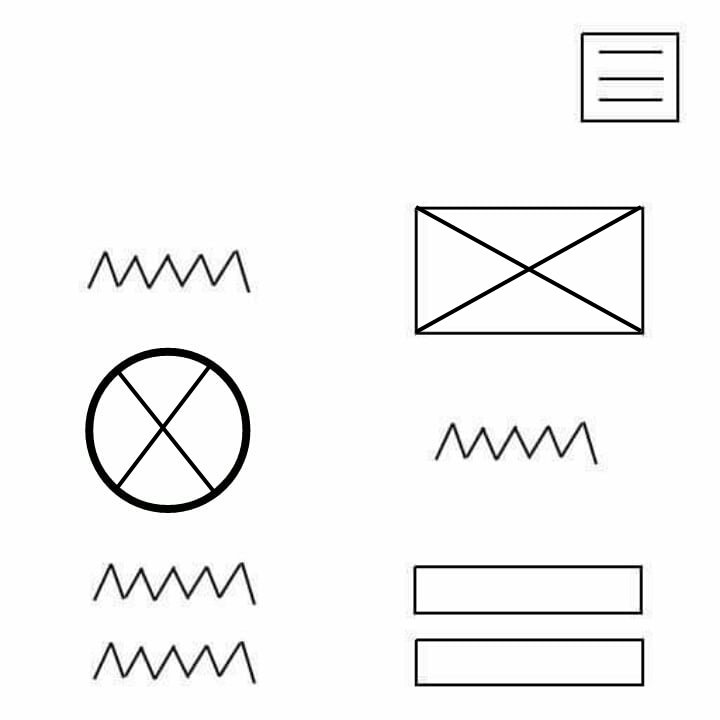
#> input picture raye2_test.jpg, 720 x 720 px, found by its file name
$ python 'Control Layer.py'
#> lines starting #> are read from the running program, lines starting #| are printed output that depends on the picture; after the words box and inside, x2 and y2 are one past the last pixel; in counts of white or black regions, pixels touching at a corner belong together
### LabelDetection.py
from matplotlib import pyplot as plt
import cv2
import numpy as np
import random

# Tuning Parameters
sigma = 0.33  # Canny's formula
dilationIterations = 2
epsilonFactor = 0.01

def labelDetection(scrImagePath):

    img = cv2.imread(scrImagePath)
    kernel = np.ones((1, 1), np.uint8)

    detectedLabels = []

    v = np.median(img)
    lower = int(max(0, (1.0 - sigma) * v))
    upper = int(min(255, (1.0 + sigma) * v))
    edges = cv2.Canny(img, lower, upper)

    img_gray = cv2.cvtColor(img, cv2.COLOR_BGR2GRAY)

    edges = cv2.morphologyEx(edges,cv2.MORPH_CLOSE,kernel)
    dil = cv2.dilate(edges, kernel, iterations=dilationIterations)
    erod = cv2.erode(dil,kernel,iterations=1)


    # Smoothing the image using 2d_Filter
    kernel0 = np.ones((5, 5), np.float32) / 25
    filter = cv2.filter2D(erod, -1, kernel0)


    # Apply Threshold
    contours, hierarchy = cv2.findContours(filter,cv2.RETR_TREE,cv2.CHAIN_APPROX_SIMPLE)
    hierarchyCounter = 0

    #A loop over contours to check which of them has lines that lies within the zigzag range
    for c in contours:
        approx = cv2.approxPolyDP(c, epsilonFactor * cv2.arcLength(c,True),True)

        #cv2.drawContours(img,c,-1,(random.randint(0,255), random.randint(0,255), random.randint(0,255)),10)

        if len(approx) > 10 and len(approx) < 40 and (hierarchy[0][hierarchyCounter][2] == -1) and (hierarchy[0][hierarchyCounter][3] == -1) :

            x,y,w,h = cv2.boundingRect(approx)
            img = cv2.rectangle(img,(x,y),(x+w,y+h),(random.randint(0,255), random.randint(0,255), random.randint(0,255)),5)

            detectedLabels.append(approx)

        hierarchyCounter += 1

    cv2.imshow('text',img)
    return detectedLabels

### LabelBar.py
import cv2 as cv
import numpy as np
from matplotlib import pyplot as plt

# Tuning Parameters
sigma = 0.33 # Canny's formula
approxComparisonValue = 4
houghLineLength = 100
houghLineGap = 10
dilationIterations = 3
erosionIterations = 2
epsilonFactor = 0.03
houghLineThickness = 2
minContourArea = 2000
minDiff_XPoints = 20

def sortContours(contours):

    proccessingContoursX = [[0 for i in range(2)] for j in range(4)]

    for ite in range(len(contours)):
        proccessingContoursX[ite][0]= (contours[ite][0][0])
        proccessingContoursX[ite][1]= (contours[ite][0][1])

    proccessingContoursY = proccessingContoursX
    # Sorting founded contours by x-axis points
    proccessingContoursX.sort(key=lambda x:x[0])

    return proccessingContoursX

def  filterContours(contours):

    proccessingContoursX = [[0 for i in range(2)] for j in range(4)]


    proccessingContoursX = sortContours(contours)

    verticalLineDiff1 = abs(proccessingContoursX[1][0] - proccessingContoursX[0][0])
    verticalLineDiff2 = abs(proccessingContoursX[3][0] - proccessingContoursX[2][0])
    # Checking if the rectangle edges aren't quite vertical or not
    if(verticalLineDiff1 > minDiff_XPoints or verticalLineDiff2 > minDiff_XPoints):
        return False
    else:
        return True

def labelBarDetection(path):

    # Image Preparation & Kernel defintion of 5*5 Matrix
    img = cv.imread(path)
    grayImg = cv.cvtColor(img, cv.COLOR_BGR2GRAY)
    kernel = np.ones((3, 3), np.uint8)

    # Automatic canny edge detection using sigma value = 0.33
    v = np.median(grayImg)
    lower = int(max(0, (1.0 - sigma) * v))
    upper = int(min(255, (1.0 + sigma) * v))
    edges = cv.Canny(grayImg, lower, upper)

    # Dilating output of canny to achieve a huge edges
    dil = cv.dilate(edges, kernel, iterations=dilationIterations)

    # Using probabilistic hough line transform to get clear & semi complete lines
    processingImg = dil.copy()
    lines = cv.HoughLinesP(processingImg, 1, np.pi / 180, 100, minLineLength=houghLineLength, maxLineGap=houghLineGap)

    for line in lines:
        x1, y1, x2, y2 = line[0]
        cv.line(processingImg, (x1, y1), (x2, y2), (255, 255, 255), houghLineThickness)

    # Eroding to remove noise edges
    erode = cv.erode(processingImg, kernel, iterations=erosionIterations)

    # Finding contours
    contours, hierarchy = cv.findContours(processingImg, cv.RETR_TREE, cv.CHAIN_APPROX_SIMPLE)

    detectedLabelBars = []
    hierarchyCounter = 0

    # Drawing contours
    for cont in contours:
        epsilon = epsilonFactor * cv.arcLength(cont, True)
        approx = cv.approxPolyDP(cont, epsilon, True)

        x, y, w, h = cv.boundingRect(cont)
        # Checking if it is a rectangle
        if len(approx) == approxComparisonValue  and cv.contourArea(cont) > minContourArea and filterContours(approx) == True:
            if(hierarchy.ravel()[hierarchyCounter*4 + 2] == -1 ):
                cv.rectangle(img, (x, y), (x + w, y + h), (0, 255, 0), 2)
                detectedLabelBars.append(approx)

        hierarchyCounter += 1
    cv.imshow('label', img)
    return detectedLabelBars

### image.py
import cv2
import numpy as np


def detectImage(path):

    img = cv2.imread(path)
    v = np.median(img)
    lower = int(max(0, (1.0 - 0.33) * v))
    upper = int(min(255, (1.0 + 0.33) * v))
    edges = cv2.Canny(img, lower, upper)

    kernel = np.ones((3,3),np.uint8)
    dilate = cv2.dilate(edges,kernel,iterations=4)

    contours,hierarchy = cv2.findContours(dilate,cv2.RETR_TREE,cv2.CHAIN_APPROX_SIMPLE)
    approx_shapes = []
    for contour in contours:
        approx = cv2.approxPolyDP(contour,0.04*cv2.arcLength(contour,True),True)
        approx_shapes.append(approx)
    imagesNumber = 0
    imageParameter = []
    n = 0
    image_approx = []

    while n < len(approx_shapes):
        if(len(approx_shapes[n]) == 4):
            triangleNumber = 0
            for i in range(len(approx_shapes)):
                if(hierarchy[0][i][3] == n and len(approx_shapes[i]) == 3):
                    triangleNumber += 1
            if(triangleNumber == 4):
                width = abs(approx_shapes[n].ravel()[4] - approx_shapes[n].ravel()[0])
                height = abs(approx_shapes[n].ravel()[5] - approx_shapes[n].ravel()[1])
                centerx = (approx_shapes[n].ravel()[0] + approx_shapes[n].ravel()[4])/2
                centery = (approx_shapes[n].ravel()[1] + approx_shapes[n].ravel()[5])/2
                imageParameter.append({'CenterX' : centerx,'CenterY' : centery,'Width' : width,'Height' : height})
                imagesNumber += 1
                image_approx.append(approx_shapes[n])
                cv2.drawContours(img, [approx_shapes[n]], 0, (0, 0, 255), 2)
                cv2.putText(img, "Image", (int(centerx), int(centery - height/2 - 10)), cv2.FONT_HERSHEY_COMPLEX, 1, (255, 0, 0))
            n += 1
        else:
            n += 1
    cv2.imshow('image',img)
    return  image_approx

### NavBar.py
import cv2
import numpy as np


# ========== Tracing ================
threshold = 150 # 150 tuned
# blockSize = 9 # 9 tuned
hough_threshold = 200
epsilon = 0.01 # tuned
rect_ratio = 3 # 3 tuned
clean = 50 # 20-30 tuned
sigma = 33
window_w = 1280
window_h = 720


# =============================================
class Rect():
    def __init__(self,aprox,i,firstChiled):
        self.approx = aprox
        self.i = i
        self.firstChild = firstChiled
    def print(self):
        pass
        # print(self.approx)
        # print("###")

def sortByX(rect):
    x,y,w,h = cv2.boundingRect(rect)
    return x


def cleanDuplicatedRectangles(rectangles):

    for rect in rectangles:
        rect.print()

    if len(rectangles) == 0:
        return []
    # iterate over rectangles and check if one is parent of another so remove it
    for i, rectangle in enumerate(rectangles):
        # it may be wrong as it may just skip i not start from it
        for j,rect in enumerate (rectangles[i+1:]):
            if rectangle.firstChild == rect.i:
                del rectangles[j]
                break
            elif rectangle.i == rect.firstChild:
                del rectangles[i]
                break

    for rect in rectangles:
        rect.print()
    # return list of contours
    list_rects = [rect.approx for rect in rectangles]
    return list_rects


def numLine(rect , lines):
    rect_x,rect_y,rect_w,rect_h = cv2.boundingRect(rect)
    num = 0
    for line in lines:
        # get the Contour Rectangle
        x,y,w,h = cv2.boundingRect(line)
        # if the line inside the rectangle
        if x > rect_x and x < rect_x + rect_w and y > rect_y and y < rect_y+rect_h:
            num = num +1
    return num


def navBar(path):
    global window_h
    global window_w
    global navbars
    global threshold
    global hough_threshold
    global epsilon
    global rect_ratio
    # load the image
    image = cv2.imread(path)
    image = cv2.resize(image,(window_w,window_h))
    grayImage = cv2.cvtColor(image,cv2.COLOR_BGR2GRAY)


    navbars = []
    rectangles = []
    lines = []
    other = []

    # ============ Edges =====================
    v = np.median(grayImage)
    global sigma
    sigma = sigma /100
    lower = int(max(0, (1.0 - sigma) * v))
    upper = int(min(255, (1.0 + sigma) * v))
    edges = cv2.Canny(grayImage, lower, upper)
    kernel = np.ones((3,3),np.uint8)
    dilate = cv2.dilate(edges,kernel,iterations=2)
    # ============ Contours ==================
    contours , hierarchy  = cv2.findContours(dilate,cv2.RETR_TREE,cv2.CHAIN_APPROX_SIMPLE)
    # sort the contours by area
    # contours = sorted(contours, key = cv2.contourArea, reverse = True)

    for i , cnt in enumerate(contours):
        len_cnt = cv2.arcLength(cnt,True)
        area_cnt = cv2.contourArea(cnt)

        # skip small curves and the biggest curves
        if(len_cnt < 50) or (len_cnt > 2 * window_w):
            continue

        # get Corners
        approx = cv2.approxPolyDP(cnt,len_cnt*epsilon,True)

        # Contours Rectangle
        x,y,w,h = cv2.boundingRect(approx)
        ratio = max(w,h)/min(w,h)

        # if 4 corners
        if len(approx) == 4 :
            # small ratio -> rectangle with a big area
            if ratio < rect_ratio:
                rectangle = Rect(approx,i,hierarchy[0][i][3])
                rectangles.append(rectangle)
            # big ratio means a narrow rectangle means a line
            elif ratio > rect_ratio and area_cnt < 10000 :
                lines.append(approx)
        else:
            other.append(approx)
            # [10 lines of commented-out code are left out]


    rectangles = cleanDuplicatedRectangles(rectangles)


    # check if the rectangle have 3 lines
    for rect in rectangles :
        rectLines = numLine(rect,lines)
        # print("rectlines",rectLines)
        if rectLines == 3:
            navbars.append(rect)
            cv2.drawContours(image,[rect],-1,(0,0,255),3)

    cv2.imshow('navbar', image)
    return navbars

### cross_circle.py
import cv2 as cv
import numpy as np
import random
from matplotlib import pyplot as plt

# Tuning Parameters
sigma = 0.33 # Canny's formula
houghLineLength = 100
houghLineGap = 10
dilationIterations = 3
erosionIterations = 2
epsilonFactor = 0.03
minContourArea = 500


def detectIcon(path):

    # Image Preparation & Kernel defintion of 5*5 Matrix
    img = cv.imread(path)
    grayImg = cv.cvtColor(img, cv.COLOR_BGR2GRAY)
    kernel = np.ones((3, 3), np.uint8)

    # Automatic canny edge detection using sigma value = 0.33
    v = np.median(grayImg)
    lower = int(max(0, (1.0 - sigma) * v))
    upper = int(min(255, (1.0 + sigma) * v))
    edges = cv.Canny(img, lower, upper)

    # Dilating output of canny to achieve a huge edges
    dil = cv.dilate(edges, kernel, iterations=dilationIterations)

    # Using probabilistic hough line transform to get clear & semi complete lines
    processingImg = dil.copy()

    # Eroding to remove noise edges
    erode = cv.erode(processingImg, kernel, iterations=erosionIterations)

    # Finding contours
    contours, hierarchy = cv.findContours(processingImg, cv.RETR_TREE, cv.CHAIN_APPROX_SIMPLE)
    iconsDetected = []
    hierarchyCounter = 0
    # Drawing contours


    for cont in contours:
        epsilon = epsilonFactor * cv.arcLength(cont, True)
        approx = cv.approxPolyDP(cont, epsilon, True)

        #x, y, w, h = cv.boundingRect(approx)
        #cv.drawContours(img,[cont], 0, (random.randint(0,255), random.randint(0,255), random.randint(0,255)), 5)

        # Checking if it is a rectangle
        if len(approx) > 4 and len(approx) < 10 and (hierarchy[0][hierarchyCounter][2] !=-1) and cv.contourArea(cont) > minContourArea:
            (x, y), rad = cv.minEnclosingCircle(cont)
            center = (int(x), int(y))
            rad = int(rad)
            img = cv.circle(img, center, rad, (0, 255, 0), 5)
            #print(x, y)
            iconsDetected.append(approx)

        hierarchyCounter += 1

    cv.imshow('circle',img)
    return iconsDetected

### Control Layer.py
import cv2 as cv
from image import detectImage
from NavBar import navBar
from cross_circle import detectIcon
from LabelBar import labelBarDetection
from LabelDetection import labelDetection


path = "data/raye2_test.jpg"
img = cv.imread(path)
#> img is the input picture: shape (720, 720, 3); mean B, G, R 244.9, 244.9, 244.9
imageHeight, imageWidth, imageChannels = img.shape
print(imageHeight,imageWidth)
#| 720 720

# Tuning Parameters
rowMarginBetweenShapes = 0.1*imageHeight
colMarginXPoint = int(imageWidth / 2)
noOfColumnsPerRow = 2

class Shape:
    def __init__(self, name, x, y, width, height, radius):
        self.name = name
        self.x = x
        self.y = y
        self.width = width
        self.height = height
        self.radius = radius
        self.widthRatio = 0
        self.heightRatio = 0
        # Right-Left
        self.allignment = ""

class HtmlRow:
    def __init__(self):
        self.shapesPerRow = []
        self.column1Shapes = []
        self.column2Shapes = []
        self.column1Ratio = 0
        self.column2Ratio = 0
        self.height = 0
        self.maxWidthIndex = 0


shapesList = []
listOfRows = []

# Retrieving labels
text = labelDetection(path)
#> in labelDetection, `v = np.median(img)`: v = 254
#> in labelDetection, `lower = int(max(0, (1.0 - sigma) * v))`: lower = 170
#> in labelDetection, `upper = int(min(255, (1.0 + sigma) * v))`: upper = 255
#> in labelDetection, `edges = cv2.Canny(img, lower, upper)`:
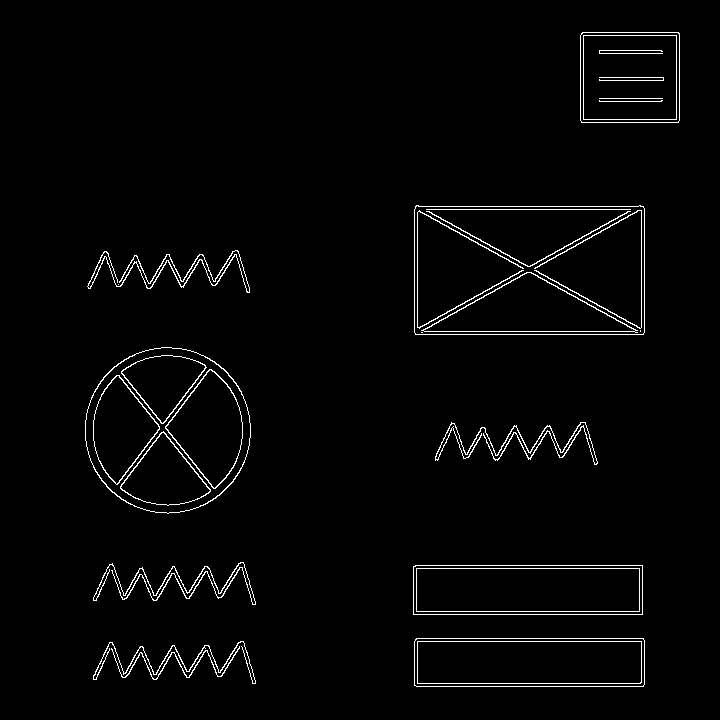
#> edges: shape (720, 720); 2.2% white in thin lines or dots, all inside (x1, y1, x2, y2) = (85, 32, 680, 687)
#> in labelDetection, `filter = cv2.filter2D(erod, -1, kernel0)`:
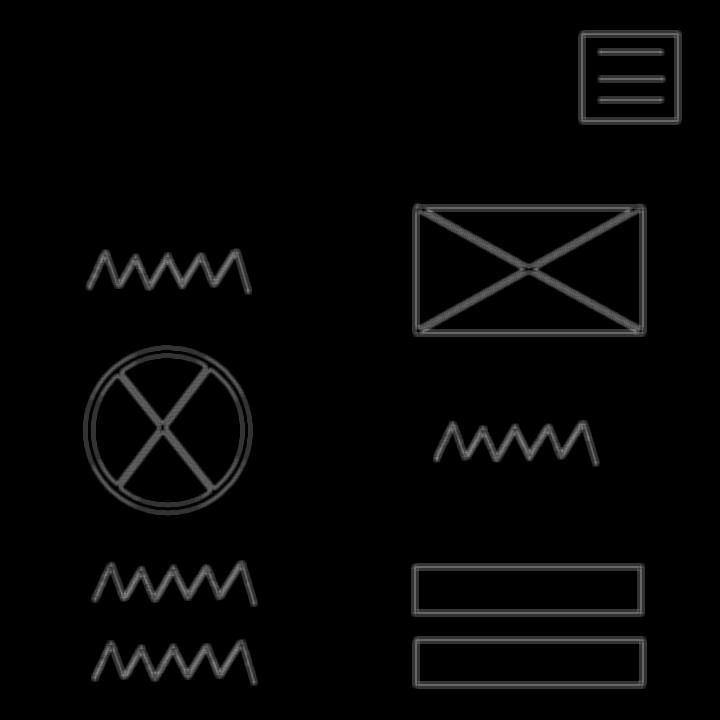
#> filter: shape (720, 720); min 0, max 133, mean 5.5
#> in labelDetection, `contours, hierarchy = cv2.findContours(filter,cv2.RETR_TREE,cv2.CHAIN_..`: contours = 111 contours, 79 with area under 20; largest, box (x1, y1, x2, y2) and area: (412, 203, 647, 337) 30894, (83, 345, 253, 516) 22818, (411, 563, 645, 617) 12348, (412, 636, 647, 689) 12160, (578, 30, 682, 125) 9676
#> the loop in labelDetection, `for c in contours:` made 111 passes
#> (x, y, h) on passes 1, 6, 7, 97: (91, 639, 47), (91, 560, 47), (433, 420, 46), (85, 248, 47)
#> pass 1, in labelDetection, `img = cv2.rectangle(img,(x,y),(x+w,y+h),(random.randint(0,255), random..`:
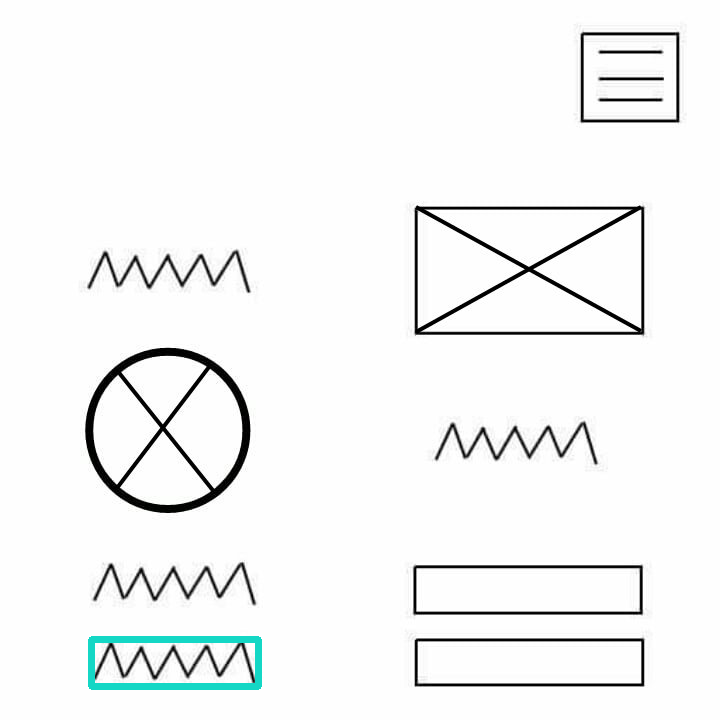
#> img: shape (720, 720, 3); 0.57% of pixels changed, all inside (x1, y1, x2, y2) = (88, 636, 262, 690)
#> after the loop in labelDetection, `for c in contours:`:
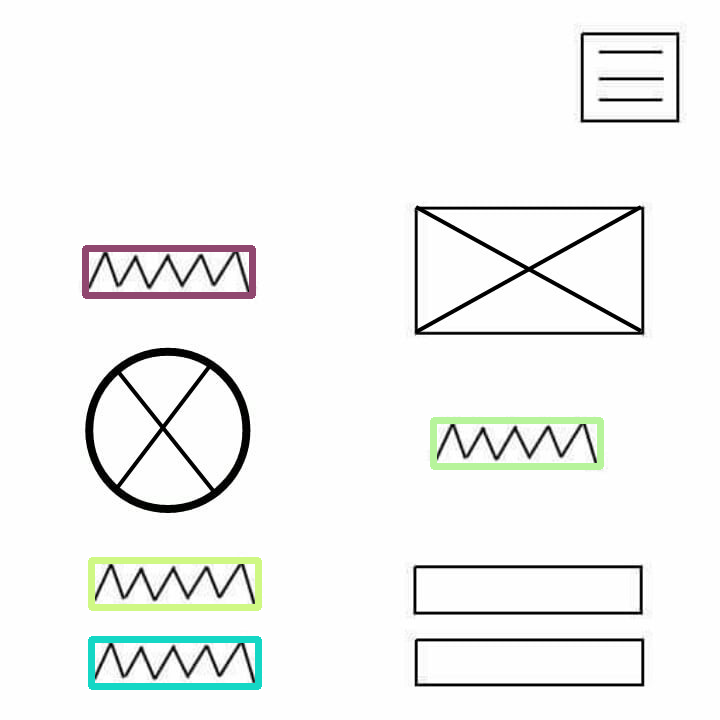
#> img: shape (720, 720, 3); 1.72% of pixels changed, all inside (x1, y1, x2, y2) = (82, 245, 604, 611)
#> after the loop in labelDetection, `for c in contours:`: detectedLabels = 4 contours; box (x1, y1, x2, y2) and area: (433, 420, 600, 466) 2248, (91, 639, 258, 686) 2234, (91, 560, 258, 607) 2206, (85, 248, 252, 295) 2195
#> text has the same summary as detectedLabels in labelDetection
for iterator in range(len(text)):
    x,y,w,h = cv.boundingRect(text[iterator])
    temporaryShape = Shape("TEXT", x + w / 2, y + h / 2, w, h, 0)
    shapesList.append(temporaryShape)
#> this loop made 4 passes
#> (x, y, h) on passes 1 to 4: (91, 639, 47), (91, 560, 47), (433, 420, 46), (85, 248, 47)
#> after the loop, shapesList = 4 items

# Retrieving labelBar
labelBar = labelBarDetection(path)
#> in labelBarDetection, `v = np.median(grayImg)`: v = 254
#> in labelBarDetection, `lower = int(max(0, (1.0 - sigma) * v))`: lower = 170
#> in labelBarDetection, `upper = int(min(255, (1.0 + sigma) * v))`: upper = 255
#> in labelBarDetection, `dil = cv.dilate(edges, kernel, iterations=dilationIterations)`:
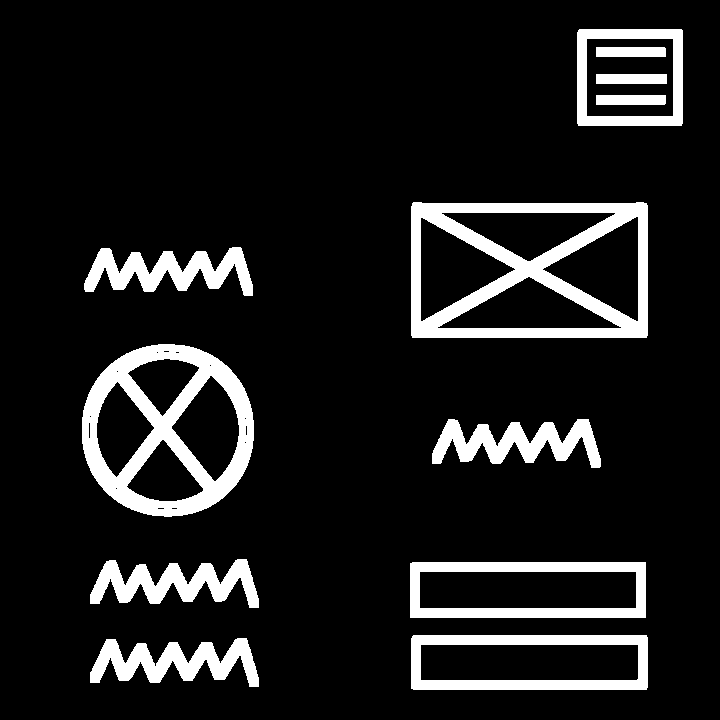
#> dil: shape (720, 720); 11.3% white; 12 white regions, largest, box (x1, y1, x2, y2) and area: (411, 202, 648, 338) 13146, (82, 344, 254, 517) 11847, (410, 562, 646, 618) 5438
#> in labelBarDetection, `lines = cv.HoughLinesP(processingImg, 1, np.pi / 180, 100, minLineLeng..`: lines = 118 rows, first 6: [410, 570, 645, 562], [411, 680, 596, 689], [411, 327, 647, 207], [448, 644, 638, 635], [417, 570, 645, 566], [436, 680, 647, 687]
#> the loop in labelBarDetection, `for line in lines:` made 118 passes
#> (the rest of the program and of its run is left out)
